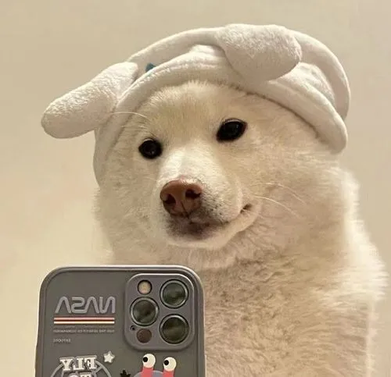
#> input picture dog.png, 391 x 377 px, shrunk from 500 x 483 before the run, found by its file name
$ python '颜色通道提取.py'
#> lines starting #> are read from the running program, lines starting #| are printed output that depends on the picture
### img_read.py
"""
· cv2.IMREAD_COLOR:彩色图像
· cv2.IMREAD_GRAYSCALE:灰度图像
"""

import cv2  # opencv读取的格式是BGR
import numpy as np

image_path = "C:/Users/LianYu/Desktop/dog.png"  # 要读取图像的路径
img = cv2.imread(image_path)
#> img is the input picture: shape (377, 391, 3); mean B, G, R 139.3, 166, 184.7
print(img)
#> (printed output is left out)

"""# 图像的显示，也可以创建多个窗口
cv2.imshow('image', img)
# 等待时间，毫秒级，0表示任意键终止
cv2.waitKey(0)
cv2.destroyAllWindows()"""


# 定义函数显示图像
def cv_show(name, img):
    cv2.imshow(name, img)
    cv2.waitKey(0)
    cv2.destroyAllWindows()


"""
# img = cv2.imread(image_path, -1)
print(img.shape)  # 参数-1为按原通道读入，不写的话默认读入三通道图片，例如（112，112，3）
print(img.shape[0])  # 读入的时图片的高度height
print(img.shape[1])  # 读入的时图片的宽度weight
"""

# 读取灰度图
img2 = cv2.imread(image_path, cv2.IMREAD_GRAYSCALE)
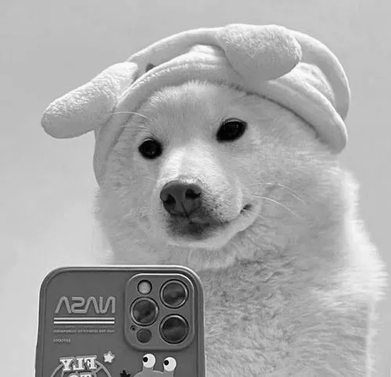
#> img2: shape (377, 391); min 0, max 254, mean 168.1
print("灰度图", img2)
#> (printed output is left out)

# cv_show(image_path, img2)

# 保存
image_path2 = 'C:/Users/LianYu/Desktop/mydog.png'
cv2.imwrite(image_path2, img2)

print(type(img))  # 图像格式
#| <class 'numpy.ndarray'>
print(img.size)  # 像素点个数
#| 442221
print(img.dtype)  # 查看数据类型
#| uint8

# 读取彩色图
img3 = cv2.imread("C:/Users/LianYu/Desktop/cat.jpg", cv2.IMREAD_COLOR)
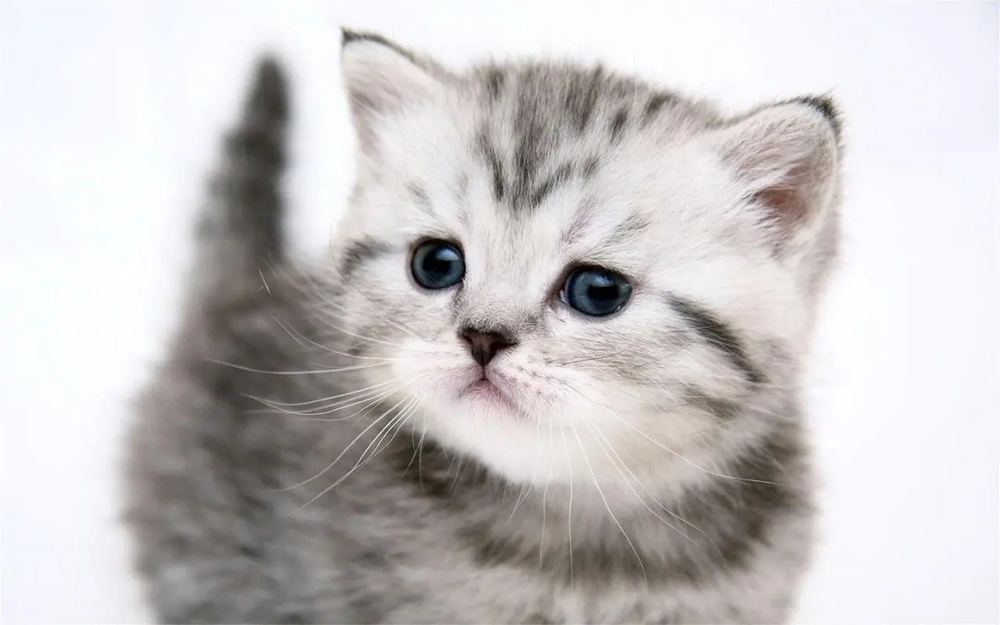
#> input picture cat.jpg, 1000 x 625 px, shrunk from 1280 x 800 before the run, found by its file name
#> img3 is the input picture: shape (625, 1000, 3); mean B, G, R 197.3, 197.3, 200.7
# 保存
cv2.imwrite('cat.jpg', img3)

### 颜色通道提取.py
import cv2
import img_read
# 截取部分图像数据
img = cv2.imread(img_read.image_path)
dog = img[0:200, 0:200]
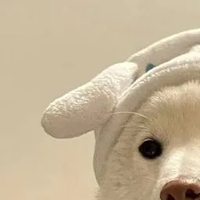
#> dog: shape (200, 200, 3); mean B, G, R 150.3, 178.5, 195.4
# img_read.cv_show('dog', dog)

"""
颜色通道提取
"""
b, g, r = cv2.split(img)
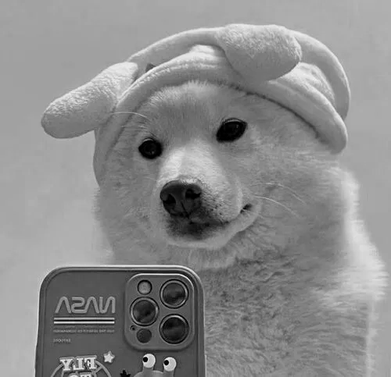
#> b: shape (377, 391); min 0, max 251, mean 139.3
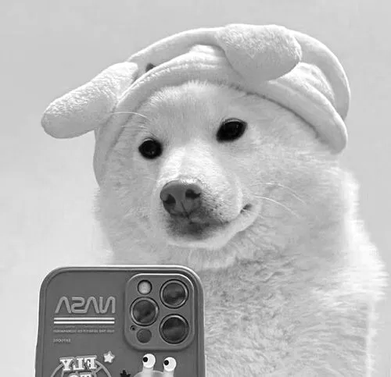
#> r: shape (377, 391); min 0, max 255, mean 184.7
print(r)
#> (printed output is left out)
# 还原颜色通道
img = cv2.merge((b, g, r))
print(img.shape)
#| (377, 391, 3)
# 只保留R
cur_img = img.copy()
cur_img[:, :, 0] = 0
cur_img[:, :, 1] = 0
img_read.cv_show('R', cur_img)
# 只保留G
cur_img = img.copy()
cur_img[:, :, 0] = 0
cur_img[:, :, 2] = 0
img_read.cv_show('G', cur_img)
# 只保留B
cur_img = img.copy()
cur_img[:, :, 1] = 0
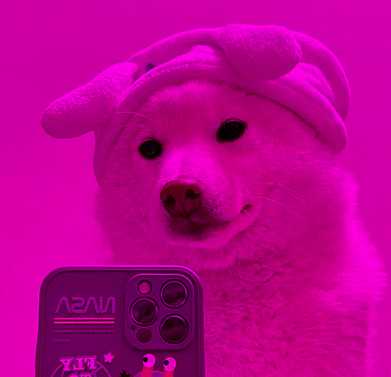
#> cur_img: shape (377, 391, 3); mean B, G, R 139.3, 0, 184.7
cur_img[:, :, 2] = 0
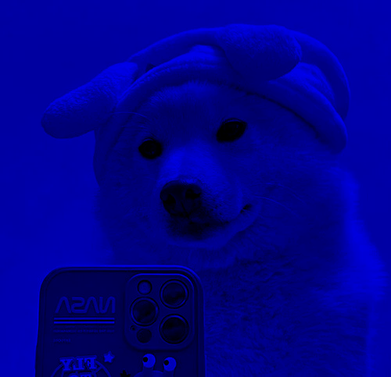
#> cur_img: shape (377, 391, 3); mean B, G, R 139.3, 0, 0
img_read.cv_show('B', cur_img)
